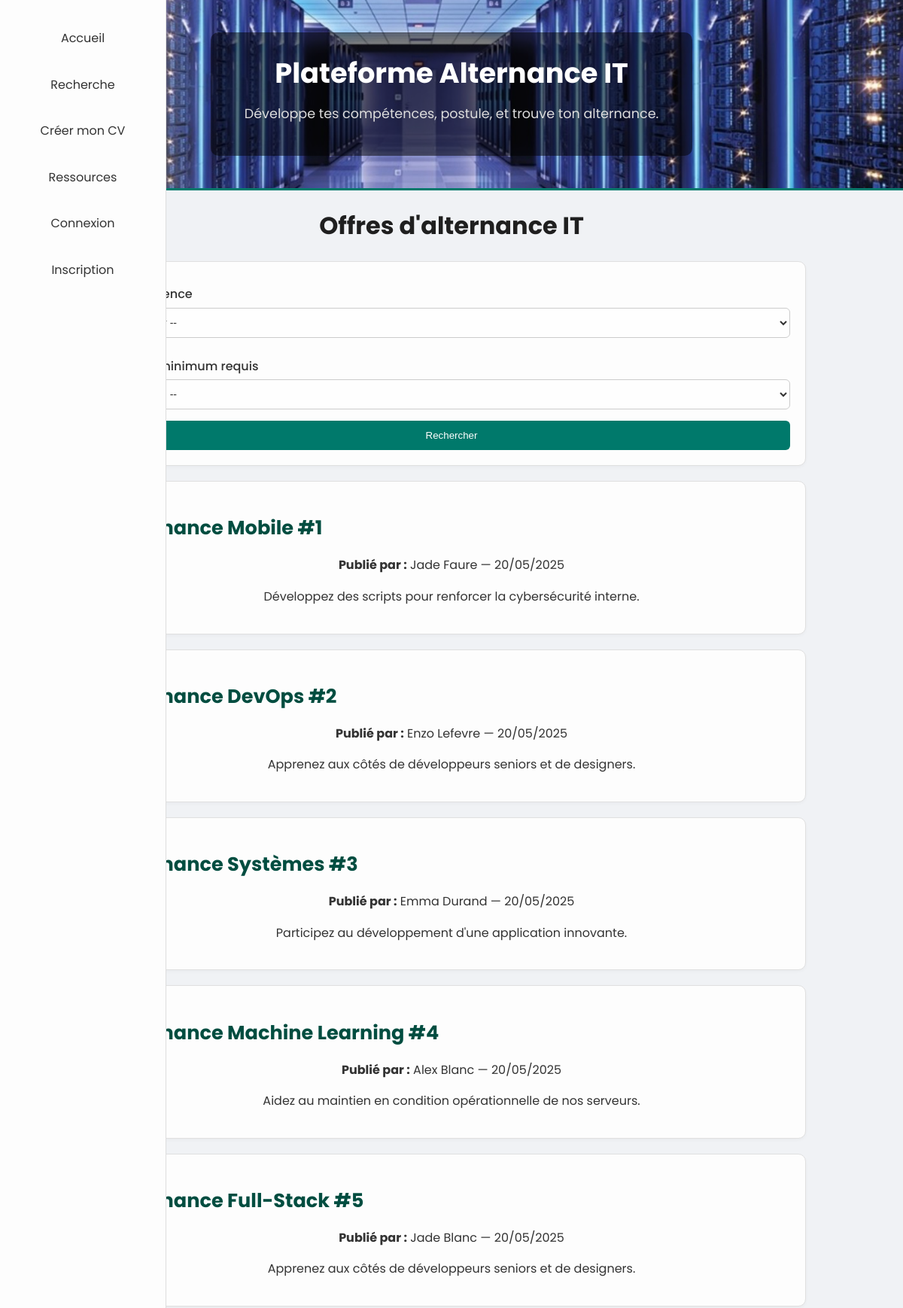
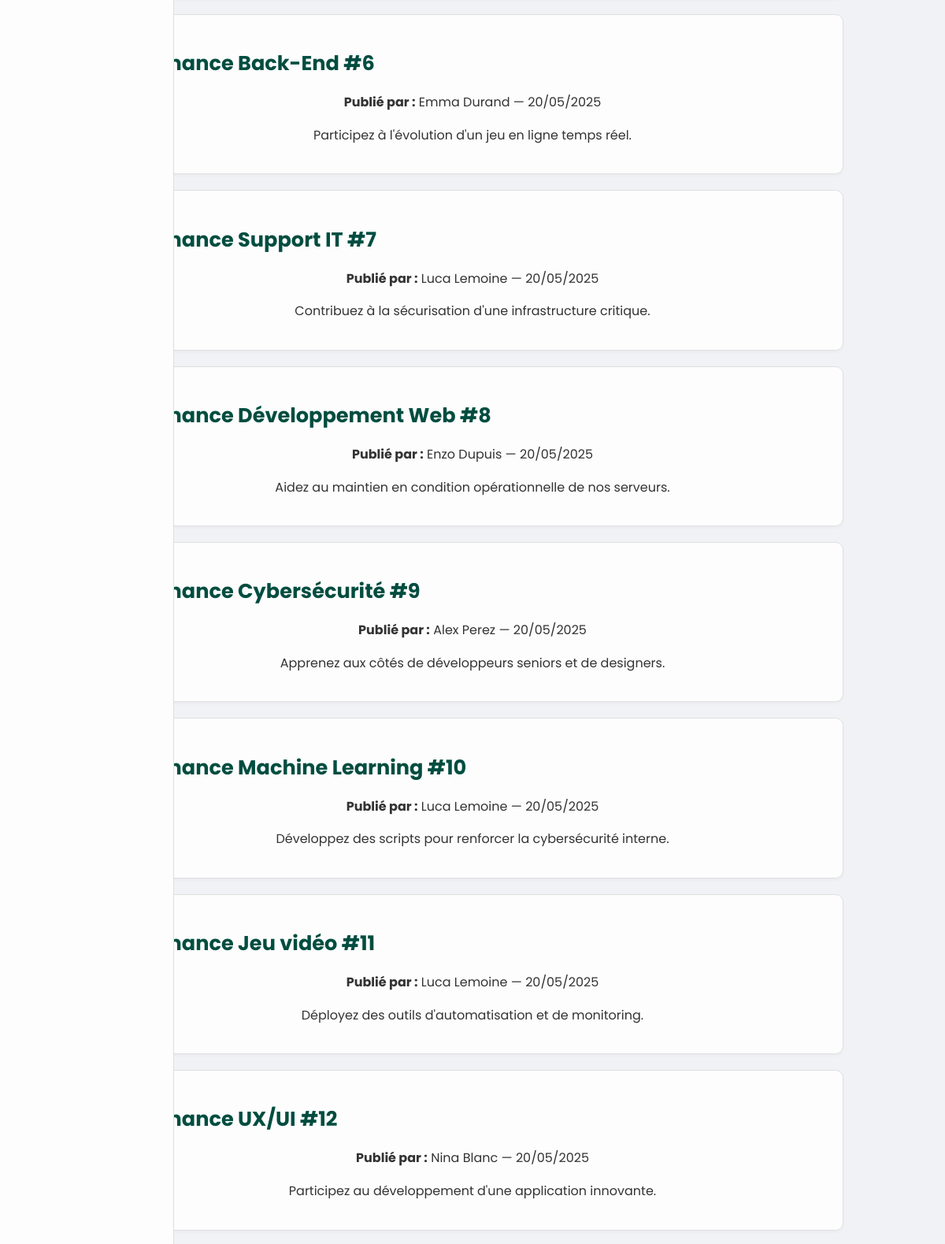
Screenshot of /offres.php (upper part) with the database file from the repository (2 pictures, top to bottom).
### tables this page shows
CREATE TABLE `annonces` (
  `id` int(11) NOT NULL,
  `recruteur_id` int(11) NOT NULL,
  `titre` varchar(150) NOT NULL,
  `description` text NOT NULL,
  `date_publication` timestamp NOT NULL DEFAULT current_timestamp()
);

CREATE TABLE `utilisateurs` (
  `id` int(11) NOT NULL,
  `nom` varchar(100) NOT NULL,
  `email` varchar(150) NOT NULL,
  `mot_de_passe` varchar(255) NOT NULL,
  `role` enum('candidat','recruteur','admin') NOT NULL,
  `date_creation` timestamp NOT NULL DEFAULT current_timestamp()
);

### offres.php (the view, shortened to what this page needs)
<?php
require_once("includes/config.php");
include("includes/header.php");
$competence_id = $_GET['competence'] ?? '';
$niveau = $_GET['niveau'] ?? '';
$filtre_active = $competence_id && $niveau;
if ($filtre_active) {
    $stmt = $pdo->prepare("
        SELECT DISTINCT a.*, u.nom AS recruteur
        FROM annonces a
        JOIN utilisateurs u ON u.id = a.recruteur_id
        JOIN annonces_competences ac ON a.id = ac.annonce_id
        WHERE ac.competence_id = ? AND ac.niveau_minimum <= ?
        ORDER BY a.date_publication DESC
    ");
    $stmt->execute([$competence_id, $niveau]);
} else {
    $stmt = $pdo->query("
        SELECT a.*, u.nom AS recruteur
        FROM annonces a
        JOIN utilisateurs u ON u.id = a.recruteur_id
        ORDER BY a.date_publication DESC
    ");
}
$offres = $stmt->fetchAll();
?>
<h1>Offres d'alternance IT</h1>
<div class="form-container">
    <form method="get" action="offres.php">
        <label>Compétence</label>
        <select name="competence" required>
            <option value="">-- Choisir --</option>
        </select>
        <label>Niveau minimum requis</label>
        <select name="niveau" required>
            <option value="">-- Niveau --</option>
        </select>
        <button type="submit">Rechercher</button>
    </form>
</div>
<?php foreach ($offres as $o): ?>
    <div class="project">
        <h2><?= htmlspecialchars($o['titre']) ?></h2>
        <p><strong>Publié par :</strong> <?= htmlspecialchars($o['recruteur']) ?> — <?= date("d/m/Y", strtotime($o['date_publication'])) ?></p>
        <p><?= nl2br(htmlspecialchars($o['description'])) ?></p>
    </div>
<?php endforeach; ?>
<?php include("includes/footer.php"); ?>

### assets/style.css (style rules this page uses)
body { margin: 0; font-family: 'Poppins', sans-serif; background-color: #f0f2f5; color: #1f1f1f; line-height: 1.6; }
h1, p { text-align: center !important; }
.presentation-box, .shortcut-box, .project, .skill-box, .form-container, .cv-section { background-color: #fdfdfd; border: 1px solid #e0e0e0; border-radius: 10px; padding: 20px; margin: 20px auto; color: #333; box-shadow: 0 2px 4px rgba(0,0,0,0.03); max-width: 900px; }
.presentation-box h2, .shortcut-box h3, .project h2, .cv-section h3 { color: #004d40; font-size: 1.6rem; margin-bottom: 10px; }
.project p, .project ul, .cv-section p { font-size: 1rem; line-height: 1.6; }
.form-container label { display: block; margin: 10px 0 5px; font-weight: 500; }
.form-container input, .form-container select, .form-container textarea { width: 100%; padding: 10px; margin-bottom: 15px; border: 1px solid #ccc; border-radius: 6px; background-color: #fefefe; color: #333; resize: none; font-size: 14px; }
.form-container button { width: 100%; padding: 12px; border: none; background-color: #00796b; color: white; font-weight: 500; border-radius: 6px; cursor: pointer; transition: background-color 0.3s ease, transform 0.2s; }

### rows the page displays
annonces: titre "Alternance Mobile #1", recruteur.nom "Jade Faure", date_publication "20/05/2025", description "Développez des scripts pour renforcer la cybersécurité interne."
annonces: titre "Alternance DevOps #2", recruteur.nom "Enzo Lefevre", date_publication "20/05/2025", description "Apprenez aux côtés de développeurs seniors et de designers."
annonces: titre "Alternance Systèmes #3", recruteur.nom "Emma Durand", date_publication "20/05/2025", description "Participez au développement d'une application innovante."
annonces: titre "Alternance Machine Learning #4", recruteur.nom "Alex Blanc", date_publication "20/05/2025", description "Aidez au maintien en condition opérationnelle de nos serveurs."
annonces: titre "Alternance Full-Stack #5", recruteur.nom "Jade Blanc", date_publication "20/05/2025", description "Apprenez aux côtés de développeurs seniors et de designers."
annonces: titre "Alternance Back-End #6", recruteur.nom "Emma Durand", date_publication "20/05/2025", description "Participez à l'évolution d'un jeu en ligne temps réel."
annonces: titre "Alternance Support IT #7", recruteur.nom "Luca Lemoine", date_publication "20/05/2025", description "Contribuez à la sécurisation d'une infrastructure critique."
annonces: titre "Alternance Développement Web #8", recruteur.nom "Enzo Dupuis", date_publication "20/05/2025", description "Aidez au maintien en condition opérationnelle de nos serveurs."
annonces: titre "Alternance Cybersécurité #9", recruteur.nom "Alex Perez", date_publication "20/05/2025", description "Apprenez aux côtés de développeurs seniors et de designers."
annonces: titre "Alternance Machine Learning #10", recruteur.nom "Luca Lemoine", date_publication "20/05/2025", description "Développez des scripts pour renforcer la cybersécurité interne."
annonces: titre "Alternance Jeu vidéo #11", recruteur.nom "Luca Lemoine", date_publication "20/05/2025", description "Déployez des outils d'automatisation et de monitoring."
annonces: titre "Alternance UX/UI #12", recruteur.nom "Nina Blanc", date_publication "20/05/2025", description "Participez au développement d'une application innovante."
